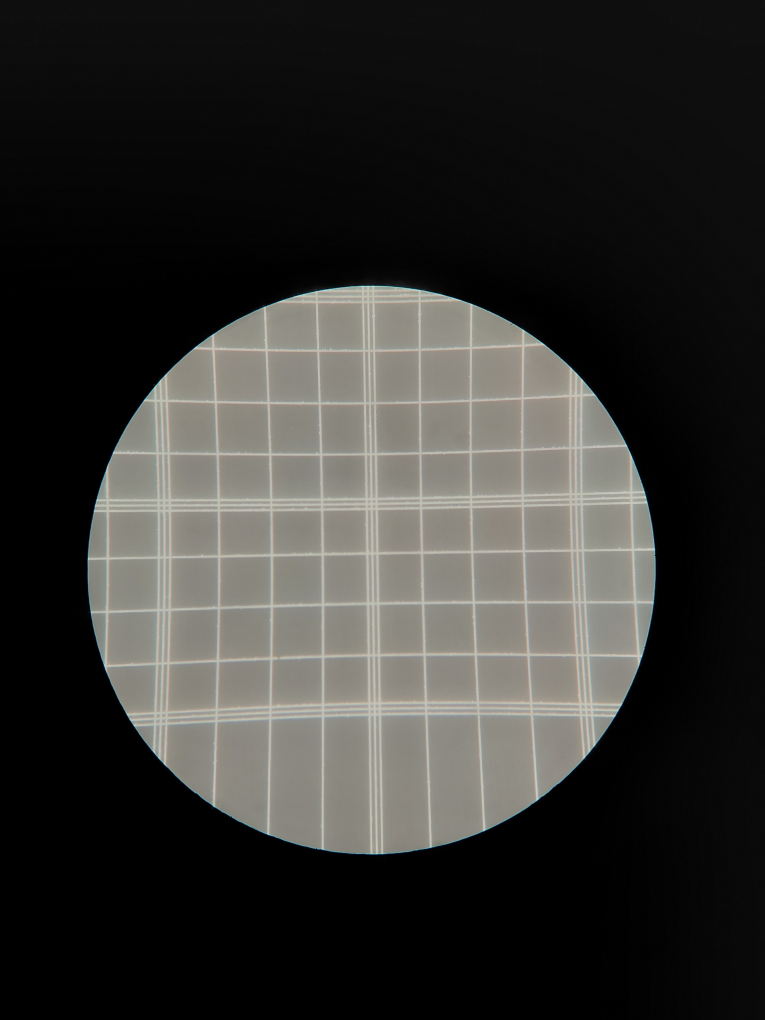
#> input picture Test_img/Error01.jpg, 3060 x 4080 px (shown at 1/4 size)
$ python -i Scale_image.py   (imports and definitions only)
#> lines starting #> are read from the running program, lines starting #| are printed output that depends on the picture; after the words box and inside, x2 and y2 are one past the last pixel; in counts of white or black regions, pixels touching at a corner belong together
import cv2
import numpy as np
from pathlib import Path


def Binary_Threshold(img, threshold=180):
    ret, th2 = cv2.threshold(img, threshold, 255, cv2.THRESH_BINARY)
    return th2


def Load_img(win_path):
    path_universal = Path(win_path)
    img = cv2.imread(path_universal, cv2.IMREAD_GRAYSCALE)
    assert img is not None, "file could not be read, check with os.path.exists()"
    return img


def Load_img_in_color(win_path):
    path_universal = Path(win_path)
    img = cv2.imread(path_universal)
    assert img is not None, "file could not be read, check with os.path.exists()"
    return img


def Clear_small_ob(bin_img):
    rows, cols = bin_img.shape
    Min_area = rows * cols // 10
    contours, hierarchy = cv2.findContours(bin_img, 1, 2)
    for c in contours:
        epsilon = 0.001 * cv2.arcLength(c, True)
        c = cv2.approxPolyDP(c, epsilon, True)
        area = cv2.contourArea(c)
        if area < Min_area:
            cv2.drawContours(bin_img, [c], 0, 0, -1)
    return bin_img


def Find_Big_Circle(path):
#> called with path = 'Test_img/Error01.jpg'
    img = Load_img(path)
    rows, cols = img.shape
#> rows = 4080; cols = 3060
    Threshold = 150
    img = Binary_Threshold(img, Threshold)
#> in Binary_Threshold, `ret, th2 = cv2.threshold(img, threshold, 255, cv2.THRESH_BINARY)`:
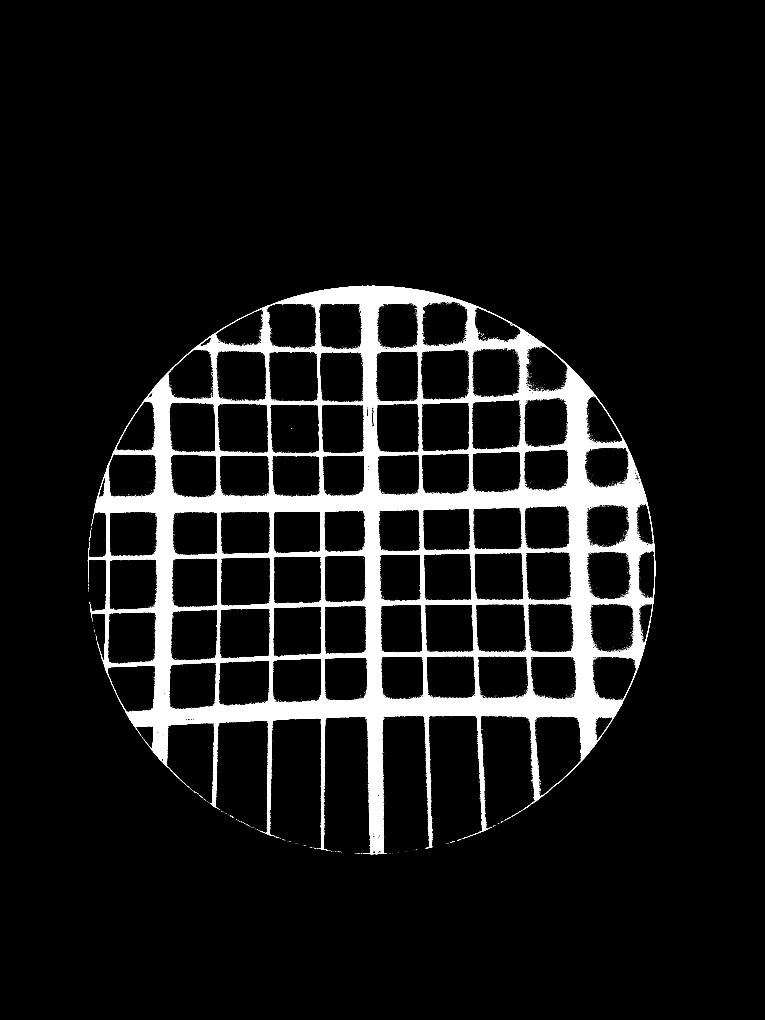
#> th2: shape (4080, 3060) (shown at 1/4 size); 8% white; 5226 white regions (5202 under 20 px)
#> in Binary_Threshold, `ret, th2 = cv2.threshold(img, threshold, 255, cv2.THRESH_BINARY)`: ret = 150
    img = Clear_small_ob(img)
#> in Clear_small_ob, `contours, hierarchy = cv2.findContours(bin_img, 1, 2)`: contours = 11843 contours, 11525 with area under 20; largest, box (x1, y1, x2, y2) and area: (351, 1143, 2621, 3417) 3360948, (2135, 2863, 2330, 3191) 45992, (861, 1401, 1069, 1607) 39336, (877, 2431, 1082, 2635) 39002, (868, 1613, 1076, 1813) 38872
#> the loop in Clear_small_ob, `for c in contours:` made 11843 passes
#> (epsilon, area) on pass 33: (0.0745, 150.5)
#> after the loop in Clear_small_ob, `for c in contours:`:
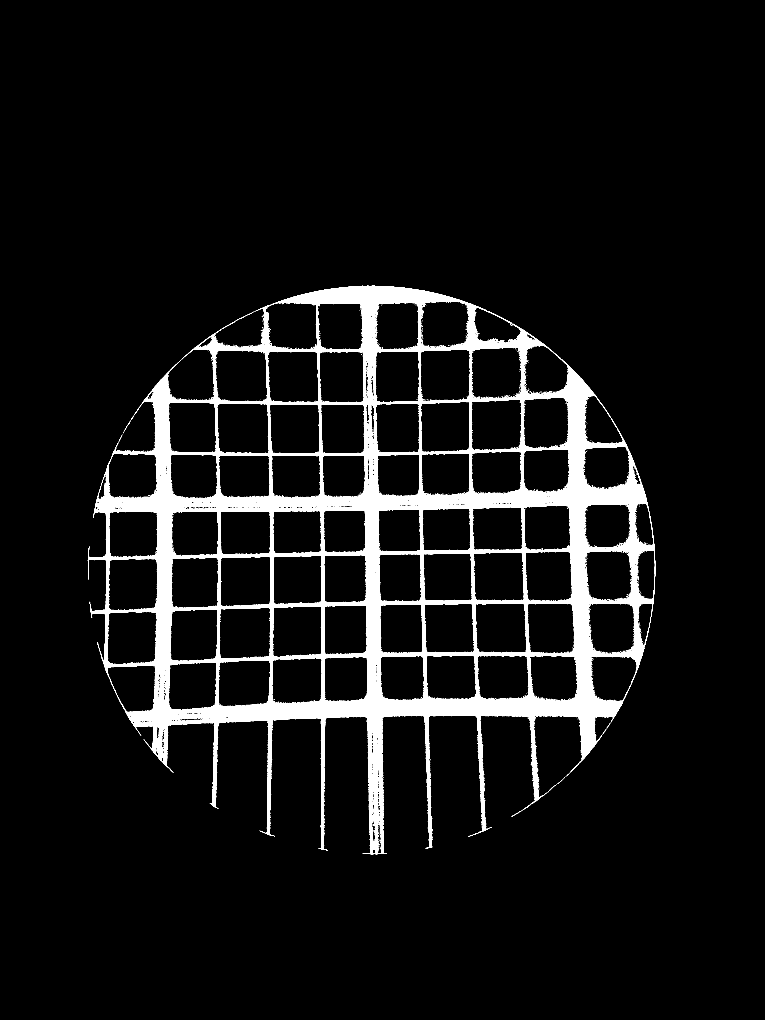
#> bin_img: shape (4080, 3060) (shown at 1/4 size); 7% white; 1228 white regions (1214 under 20 px), largest, box (x1, y1, x2, y2) and area: (351, 1143, 2621, 3417) 876405, (2190, 3140, 2223, 3170) 64, (2229, 3109, 2260, 3136) 43
    Min_y = 0
    Max_y = rows
#> Max_y = 4080
    while not any(img[Min_y]):
        Min_y += 1
#> after the loop, Min_y = 1143
    while not any(img[Max_y - 1]):
        Max_y -= 1
#> this loop made 663 passes
#> Max_y on passes 1 to 3: 4079, 4078, 4077
#> after the loop, Max_y = 3417
    Min_x = 0
    Max_x = cols
#> Max_x = 3060
    while not any(img[Min_y:Max_y, Min_x]):
        Min_x += 1
#> after the loop, Min_x = 351
    while not any(img[Min_y:Max_y, Max_x - 1]):
        Max_x -= 1
#> this loop made 439 passes
#> Max_x on passes 1 to 3: 3059, 3058, 3057
#> after the loop, Max_x = 2621
    return (Min_x, Max_x, Min_y, Max_y)


# --------------------------------------------------------------------------------------
def Scale_image(path):
    img = Load_img_in_color(path)
    Scale_box = Find_Big_Circle(path)
    Scaled_img = img[Scale_box[2] : Scale_box[3], Scale_box[0] : Scale_box[1]].copy()
    return Scale_box
    # Scaled_img = cv2.resize(Scaled_img, (1024, 1024), interpolation=cv2.INTER_LANCZOS4)
    # return Scaled_img

>>> result = Find_Big_Circle('Test_img/Error01.jpg')
#> result = (351, 2621, 1143, 3417)

$ run again, on Test_img/Ethanol red_B1_19h_14.jpg
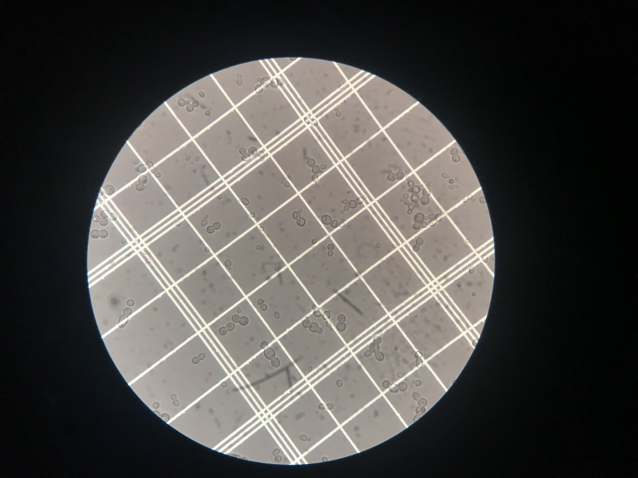
#> input picture Test_img/Ethanol red_B1_19h_14.jpg, 1276 x 956 px (shown at 1/2 size)
#> in Binary_Threshold, `ret, th2 = cv2.threshold(img, threshold, 255, cv2.THRESH_BINARY)`:
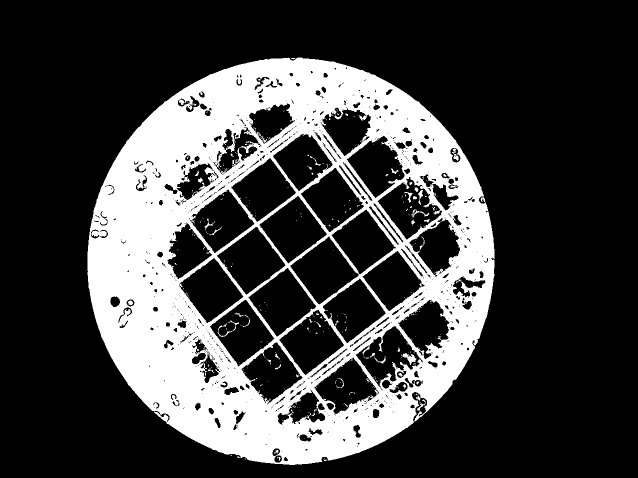
#> th2: shape (956, 1276) (shown at 1/2 size); 24.8% white; 378 white regions (334 under 20 px)
#> ret = 150
#> contours = 1416 contours, 1114 with area under 20; largest, box (x1, y1, x2, y2) and area: (175, 115, 989, 930) 517092, (433, 453, 572, 590) 9750, (496, 535, 633, 674) 9742, (580, 472, 718, 610) 9636, (518, 391, 655, 528) 9544
#> the loop in Clear_small_ob, `for c in contours:` made 1416 passes
#> (epsilon, area) on passes 5, 8, 11: (0.029, 56), (0.0515, 193), (0.035, 20)
#> after the loop in Clear_small_ob, `for c in contours:`:
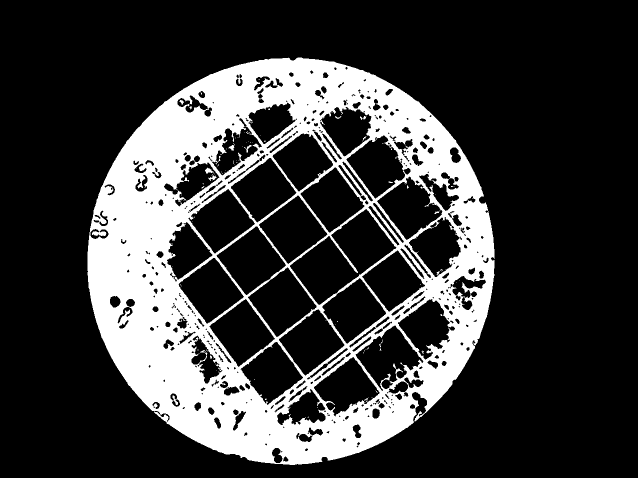
#> bin_img: shape (956, 1276) (shown at 1/2 size); 22.6% white; 87 white regions (76 under 20 px), largest, box (x1, y1, x2, y2) and area: (175, 115, 989, 930) 274342, (410, 335, 430, 349) 117, (417, 349, 433, 362) 85
#> the loop in Find_Big_Circle, `while not any(img[Min_y]):` made 115 passes
#> after the loop in Find_Big_Circle, `while not any(img[Min_y]):`: Min_y = 115
#> the loop in Find_Big_Circle, `while not any(img[Max_y - 1]):` made 26 passes
#> Max_y on passes 1 to 8: 955, 954, 953, 952, 951, 950, 949, 948
#> after the loop in Find_Big_Circle, `while not any(img[Max_y - 1]):`: Max_y = 930
#> after the loop in Find_Big_Circle, `while not any(img[Min_y:Max_y, Min_x]):`: Min_x = 175
#> the loop in Find_Big_Circle, `while not any(img[Min_y:Max_y, Max_x - 1]):` made 287 passes
#> Max_x on passes 1 to 3: 1275, 1274, 1273
#> after the loop in Find_Big_Circle, `while not any(img[Min_y:Max_y, Max_x - 1]):`: Max_x = 989
#> result = (175, 989, 115, 930)
